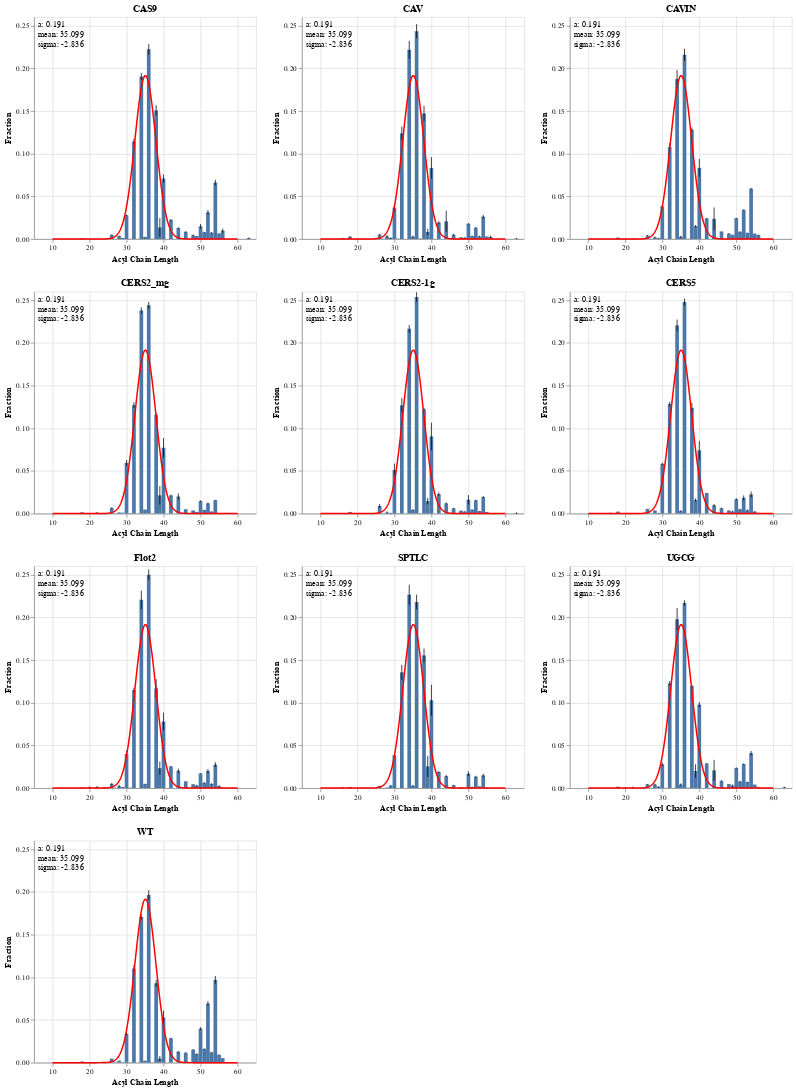

The notebook cell this image was saved under:
### Code cell
# chart_list = []
# i = 0
# def gaus(x,a,x0,sigma):
#         return a*np.exp(-(x-x0)**2/(2*sigma**2))
    
# for protein in ptnstd['protein'].unique():
#     source = ptnstd[ptnstd['protein'] == protein]
    
#     # create error bars
#     err = alt.Chart(source).mark_errorbar(extent='stdev').encode(
#         x='Acyl Chain Length:Q',
#         y='Fraction:Q',
#     )
    
#     # create histogram
#     bar = alt.Chart(source).mark_bar().encode(
#         x='Acyl Chain Length:Q',
#         y=alt.Y('mean(Fraction):Q').scale(domain=[0,.26]),
#     ).properties(title=protein)
    
#     # create gaussian; exclude odd-number chains
#     x = ptns[(ptns['Acyl Chain Length'] % 2 == 0)]['Acyl Chain Length']
#     y = ptns[protein].loc[x.index]
#     X = pd.concat([x, y], axis=1).values.reshape(-1,1)
    
#     # expected vals
#     gmm = GaussianMixture(n_components=2, covariance_type="full", tol=0.001)
#     gmm = gmm.fit(X)
    
#     # Evaluate GMM
#     gmm_x = np.linspace(-2, 1.5, 5000)
#     gmm_y = np.exp(gmm.score_samples(gmm_x.reshape(-1, 1)))
    
#     s = pd.DataFrame({'Acyl Chain Length':xx, 'y':gaus(xx, *popt)})
    
#     gauss = alt.Chart(s).mark_line(color='red').encode(
#         x='Acyl Chain Length:Q',
#         y='y:Q'
#     )
    
#     text = alt.Chart({'values':[{}]}).mark_text(
#         align="left", baseline="top"
#     ).encode(
#         x=alt.value(5),  # pixels from left
#         y=alt.value(5),  # pixels from top
#         text=alt.value([f"a: {popt[0]:.3f}", f"mean: {popt[1]:.3f}", f"sigma: {popt[2]:.3f}"])
#     )
    
#     # append to chart list
#     chart = bar + err + gauss + text
    
#     chart_list.append(chart)
    
#     i +=1
    

# bimodal_gauss = alt.hconcat(*chart_list[:3]) & alt.hconcat(*chart_list[3:6]) & alt.hconcat(*chart_list[6:9]) & chart_list[9]

# bimodal_gauss

### Figure 1 — Vega-Lite specification as saved in the notebook (floating-point values rounded to 4 significant figures; data arrays with more than 128 entries replaced by an {"elided": "..."} marker saying what was removed)
{"config": {"view": {"continuousWidth": 300, "continuousHeight": 300}}, "vconcat": [{"hconcat": [{"layer": [{"mark": {"type": "bar"}, "encoding": {"x": {"field": "Acyl Chain Length", "type": "quantitative"}, "y": {"aggregate": "mean", "field": "Fraction", "scale": {"domain": [0, 0.26]}, "type": "quantitative"}}, "title": "CAS9"}, {"mark": {"type": "errorbar", "extent": "stdev"}, "encoding": {"x": {"field": "Acyl Chain Length", "type": "quantitative"}, "y": {"field": "Fraction", "type": "quantitative"}}}, {"data": {"name": "data-1a22ad8ff069b60cd23344d7b802f5d1"}, "mark": {"type": "line", "color": "red"}, "encoding": {"x": {"field": "Acyl Chain Length", "type": "quantitative"}, "y": {"field": "y", "type": "quantitative"}}}, {"data": {"name": "empty"}, "mark": {"type": "text", "align": "left", "baseline": "top"}, "encoding": {"text": {"value": ["a: 0.191", "mean: 35.099", "sigma: -2.836"]}, "x": {"value": 5}, "y": {"value": 5}}}], "data": {"name": "data-0e140cbde06a05112803624adbe51bd8"}}, {"layer": [{"mark": {"type": "bar"}, "encoding": {"x": {"field": "Acyl Chain Length", "type": "quantitative"}, "y": {"aggregate": "mean", "field": "Fraction", "scale": {"domain": [0, 0.26]}, "type": "quantitative"}}, "title": "CAV"}, {"mark": {"type": "errorbar", "extent": "stdev"}, "encoding": {"x": {"field": "Acyl Chain Length", "type": "quantitative"}, "y": {"field": "Fraction", "type": "quantitative"}}}, {"data": {"name": "data-1a22ad8ff069b60cd23344d7b802f5d1"}, "mark": {"type": "line", "color": "red"}, "encoding": {"x": {"field": "Acyl Chain Length", "type": "quantitative"}, "y": {"field": "y", "type": "quantitative"}}}, {"data": {"name": "empty"}, "mark": {"type": "text", "align": "left", "baseline": "top"}, "encoding": {"text": {"value": ["a: 0.191", "mean: 35.099", "sigma: -2.836"]}, "x": {"value": 5}, "y": {"value": 5}}}], "data": {"name": "data-cc2bc58d17b0c4a92ab9d878a3e1e896"}}, {"layer": [{"mark": {"type": "bar"}, "encoding": {"x": {"field": "Acyl Chain Length", "type": "quantitative"}, "y": {"aggregate": "mean", "field": "Fraction", "scale": {"domain": [0, 0.26]}, "type": "quantitative"}}, "title": "CAVIN"}, {"mark": {"type": "errorbar", "extent": "stdev"}, "encoding": {"x": {"field": "Acyl Chain Length", "type": "quantitative"}, "y": {"field": "Fraction", "type": "quantitative"}}}, {"data": {"name": "data-1a22ad8ff069b60cd23344d7b802f5d1"}, "mark": {"type": "line", "color": "red"}, "encoding": {"x": {"field": "Acyl Chain Length", "type": "quantitative"}, "y": {"field": "y", "type": "quantitative"}}}, {"data": {"name": "empty"}, "mark": {"type": "text", "align": "left", "baseline": "top"}, "encoding": {"text": {"value": ["a: 0.191", "mean: 35.099", "sigma: -2.836"]}, "x": {"value": 5}, "y": {"value": 5}}}], "data": {"name": "data-363cd3c5b3123c69106a1ce587fade77"}}]}, {"hconcat": [{"layer": [{"mark": {"type": "bar"}, "encoding": {"x": {"field": "Acyl Chain Length", "type": "quantitative"}, "y": {"aggregate": "mean", "field": "Fraction", "scale": {"domain": [0, 0.26]}, "type": "quantitative"}}, "title": "CERS2_mg"}, {"mark": {"type": "errorbar", "extent": "stdev"}, "encoding": {"x": {"field": "Acyl Chain Length", "type": "quantitative"}, "y": {"field": "Fraction", "type": "quantitative"}}}, {"data": {"name": "data-1a22ad8ff069b60cd23344d7b802f5d1"}, "mark": {"type": "line", "color": "red"}, "encoding": {"x": {"field": "Acyl Chain Length", "type": "quantitative"}, "y": {"field": "y", "type": "quantitative"}}}, {"data": {"name": "empty"}, "mark": {"type": "text", "align": "left", "baseline": "top"}, "encoding": {"text": {"value": ["a: 0.191", "mean: 35.099", "sigma: -2.836"]}, "x": {"value": 5}, "y": {"value": 5}}}], "data": {"name": "data-0ae249bd0a88a3a1af5ce70e6a57c3fc"}}, {"layer": [{"mark": {"type": "bar"}, "encoding": {"x": {"field": "Acyl Chain Length", "type": "quantitative"}, "y": {"aggregate": "mean", "field": "Fraction", "scale": {"domain": [0, 0.26]}, "type": "quantitative"}}, "title": "CERS2-1g"}, {"mark": {"type": "errorbar", "extent": "stdev"}, "encoding": {"x": {"field": "Acyl Chain Length", "type": "quantitative"}, "y": {"field": "Fraction", "type": "quantitative"}}}, {"data": {"name": "data-1a22ad8ff069b60cd23344d7b802f5d1"}, "mark": {"type": "line", "color": "red"}, "encoding": {"x": {"field": "Acyl Chain Length", "type": "quantitative"}, "y": {"field": "y", "type": "quantitative"}}}, {"data": {"name": "empty"}, "mark": {"type": "text", "align": "left", "baseline": "top"}, "encoding": {"text": {"value": ["a: 0.191", "mean: 35.099", "sigma: -2.836"]}, "x": {"value": 5}, "y": {"value": 5}}}], "data": {"name": "data-8928244519f60bf3943d783d239680a2"}}, {"layer": [{"mark": {"type": "bar"}, "encoding": {"x": {"field": "Acyl Chain Length", "type": "quantitative"}, "y": {"aggregate": "mean", "field": "Fraction", "scale": {"domain": [0, 0.26]}, "type": "quantitative"}}, "title": "CERS5"}, {"mark": {"type": "errorbar", "extent": "stdev"}, "encoding": {"x": {"field": "Acyl Chain Length", "type": "quantitative"}, "y": {"field": "Fraction", "type": "quantitative"}}}, {"data": {"name": "data-1a22ad8ff069b60cd23344d7b802f5d1"}, "mark": {"type": "line", "color": "red"}, "encoding": {"x": {"field": "Acyl Chain Length", "type": "quantitative"}, "y": {"field": "y", "type": "quantitative"}}}, {"data": {"name": "empty"}, "mark": {"type": "text", "align": "left", "baseline": "top"}, "encoding": {"text": {"value": ["a: 0.191", "mean: 35.099", "sigma: -2.836"]}, "x": {"value": 5}, "y": {"value": 5}}}], "data": {"name": "data-72a4758ad72767c398cdf6b47f78aa94"}}]}, {"hconcat": [{"layer": [{"mark": {"type": "bar"}, "encoding": {"x": {"field": "Acyl Chain Length", "type": "quantitative"}, "y": {"aggregate": "mean", "field": "Fraction", "scale": {"domain": [0, 0.26]}, "type": "quantitative"}}, "title": "Flot2"}, {"mark": {"type": "errorbar", "extent": "stdev"}, "encoding": {"x": {"field": "Acyl Chain Length", "type": "quantitative"}, "y": {"field": "Fraction", "type": "quantitative"}}}, {"data": {"name": "data-1a22ad8ff069b60cd23344d7b802f5d1"}, "mark": {"type": "line", "color": "red"}, "encoding": {"x": {"field": "Acyl Chain Length", "type": "quantitative"}, "y": {"field": "y", "type": "quantitative"}}}, {"data": {"name": "empty"}, "mark": {"type": "text", "align": "left", "baseline": "top"}, "encoding": {"text": {"value": ["a: 0.191", "mean: 35.099", "sigma: -2.836"]}, "x": {"value": 5}, "y": {"value": 5}}}], "data": {"name": "data-a5d1b7f51dd2c6bdd86ca65f70bdddbb"}}, {"layer": [{"mark": {"type": "bar"}, "encoding": {"x": {"field": "Acyl Chain Length", "type": "quantitative"}, "y": {"aggregate": "mean", "field": "Fraction", "scale": {"domain": [0, 0.26]}, "type": "quantitative"}}, "title": "SPTLC"}, {"mark": {"type": "errorbar", "extent": "stdev"}, "encoding": {"x": {"field": "Acyl Chain Length", "type": "quantitative"}, "y": {"field": "Fraction", "type": "quantitative"}}}, {"data": {"name": "data-1a22ad8ff069b60cd23344d7b802f5d1"}, "mark": {"type": "line", "color": "red"}, "encoding": {"x": {"field": "Acyl Chain Length", "type": "quantitative"}, "y": {"field": "y", "type": "quantitative"}}}, {"data": {"name": "empty"}, "mark": {"type": "text", "align": "left", "baseline": "top"}, "encoding": {"text": {"value": ["a: 0.191", "mean: 35.099", "sigma: -2.836"]}, "x": {"value": 5}, "y": {"value": 5}}}], "data": {"name": "data-2f628a3bb4d31cdf086f32e3fa17789f"}}, {"layer": [{"mark": {"type": "bar"}, "encoding": {"x": {"field": "Acyl Chain Length", "type": "quantitative"}, "y": {"aggregate": "mean", "field": "Fraction", "scale": {"domain": [0, 0.26]}, "type": "quantitative"}}, "title": "UGCG"}, {"mark": {"type": "errorbar", "extent": "stdev"}, "encoding": {"x": {"field": "Acyl Chain Length", "type": "quantitative"}, "y": {"field": "Fraction", "type": "quantitative"}}}, {"data": {"name": "data-1a22ad8ff069b60cd23344d7b802f5d1"}, "mark": {"type": "line", "color": "red"}, "encoding": {"x": {"field": "Acyl Chain Length", "type": "quantitative"}, "y": {"field": "y", "type": "quantitative"}}}, {"data": {"name": "empty"}, "mark": {"type": "text", "align": "left", "baseline": "top"}, "encoding": {"text": {"value": ["a: 0.191", "mean: 35.099", "sigma: -2.836"]}, "x": {"value": 5}, "y": {"value": 5}}}], "data": {"name": "data-667acebbb8b0c4bfe87015bd7fa05579"}}]}, {"layer": [{"mark": {"type": "bar"}, "encoding": {"x": {"field": "Acyl Chain Length", "type": "quantitative"}, "y": {"aggregate": "mean", "field": "Fraction", "scale": {"domain": [0, 0.26]}, "type": "quantitative"}}, "title": "WT"}, {"mark": {"type": "errorbar", "extent": "stdev"}, "encoding": {"x": {"field": "Acyl Chain Length", "type": "quantitative"}, "y": {"field": "Fraction", "type": "quantitative"}}}, {"data": {"name": "data-1a22ad8ff069b60cd23344d7b802f5d1"}, "mark": {"type": "line", "color": "red"}, "encoding": {"x": {"field": "Acyl Chain Length", "type": "quantitative"}, "y": {"field": "y", "type": "quantitative"}}}, {"data": {"name": "empty"}, "mark": {"type": "text", "align": "left", "baseline": "top"}, "encoding": {"text": {"value": ["a: 0.191", "mean: 35.099", "sigma: -2.836"]}, "x": {"value": 5}, "y": {"value": 5}}}], "data": {"name": "data-038e6707c63ca33725c4cf506216ceb4"}}], "$schema": "https://vega.github.io/schema/vega-lite/v5.16.3.json", "datasets": {"data-0e140cbde06a05112803624adbe51bd8": {"elided": "172 records"}, "data-1a22ad8ff069b60cd23344d7b802f5d1": {"elided": "500 records"}, "empty": [{}], "data-cc2bc58d17b0c4a92ab9d878a3e1e896": {"elided": "172 records"}, "data-363cd3c5b3123c69106a1ce587fade77": {"elided": "172 records"}, "data-0ae249bd0a88a3a1af5ce70e6a57c3fc": {"elided": "172 records"}, "data-8928244519f60bf3943d783d239680a2": {"elided": "172 records"}, "data-72a4758ad72767c398cdf6b47f78aa94": {"elided": "172 records"}, "data-a5d1b7f51dd2c6bdd86ca65f70bdddbb": {"elided": "172 records"}, "data-2f628a3bb4d31cdf086f32e3fa17789f": {"elided": "172 records"}, "data-667acebbb8b0c4bfe87015bd7fa05579": {"elided": "172 records"}, "data-038e6707c63ca33725c4cf506216ceb4": {"elided": "172 records"}}}
